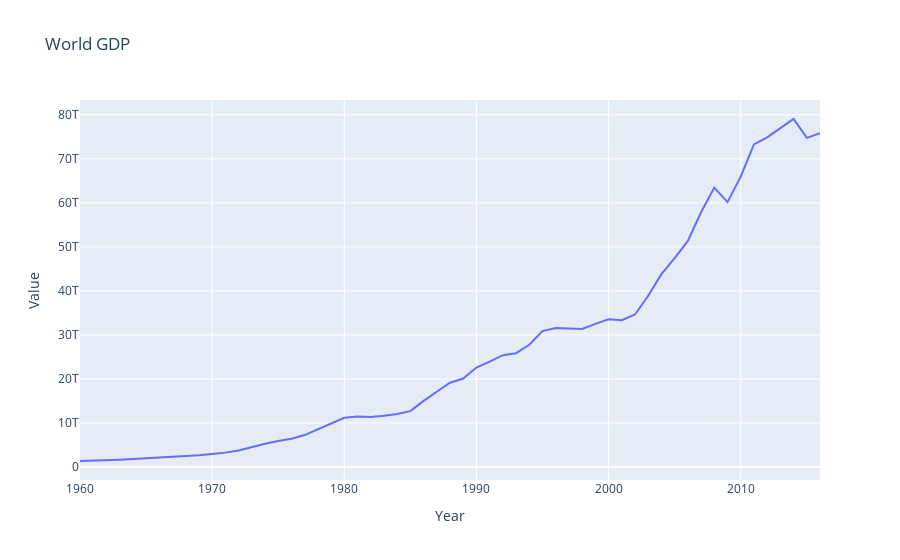

The notebook cell this image was saved under:
### Markdown cell above
## Plotting using Plotly

### Code cell
df_pr = df[df['Country Name']=='World']
fig = px.line(df_pr, x = 'Year', y = 'Value', title = 'World GDP')
fig
